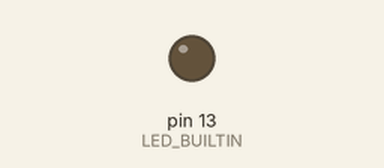
This sketch was run on a simulated Arduino Uno, built with avr-gcc and run on an emulated ATmega328P. Parts: output pins drawn as LEDs (lit = HIGH).

Above: at 0.2 s.
At 11.3 s:
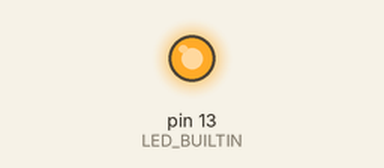
Timing chart, 0 to 18.2 s (numbered marks = the images above):
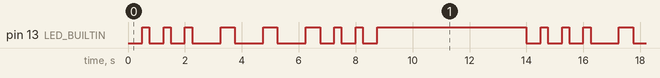

The sketch:

ambrose-dot71-sos.ino
```cpp
int sos[] = {1,1,1,2,2,2,1,1,1};
void setup() {
   pinMode(LED_BUILTIN, OUTPUT);}
void loop() {
  for (int i=0; i<sizeof(sos)/sizeof(sos[0]); i++){
      digitalWrite(LED_BUILTIN, LOW);
      delay(sos[i]*500);
      digitalWrite(LED_BUILTIN, HIGH);
      delay(sos[i]*250);}
    delay(5000);}

    // make the LED flash an SOS then wait 5 seconds and repeat
    // Who can do it in as few lines as possible!!
    // each command on it's own line
```

Measured:
- by itself, pin 13 (LED_BUILTIN): repeats every 14.0 s: 2 × (LOW 0.50 s, HIGH 0.25 s), 3 × (LOW 1.0 s, HIGH 0.50 s), 2 × (LOW 0.50 s, HIGH 0.25 s), LOW 0.50 s, HIGH 5.3 s, LOW 0.50 s, HIGH 0.25 s
- by itself, everything shown: repeats every 14.0 s, in 18 steps
